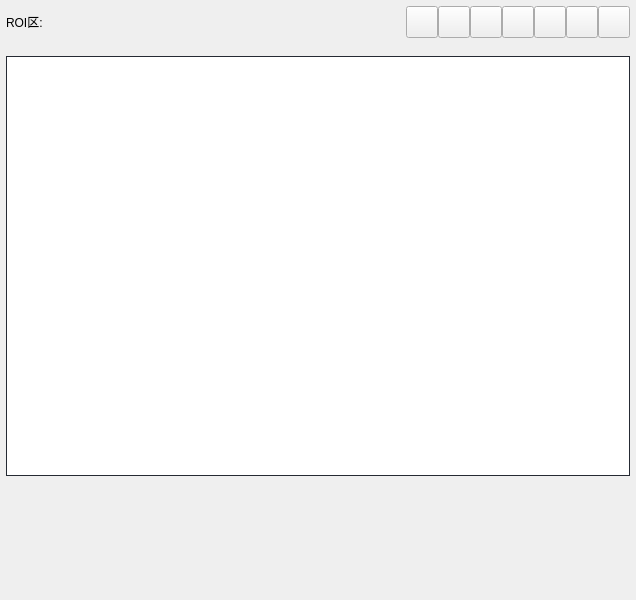
<?xml version="1.0" encoding="UTF-8"?>
<ui version="4.0">
 <class>JDCESegmentManager</class>
 <widget class="qMRMLWidget" name="JDCESegmentManager">
  <property name="geometry">
   <rect>
    <x>0</x>
    <y>0</y>
    <width>636</width>
    <height>600</height>
   </rect>
  </property>
  <property name="styleSheet">
   <string notr="true"/>
  </property>
  <layout class="QVBoxLayout" name="verticalLayout_2">
   <property name="leftMargin">
    <number>6</number>
   </property>
   <property name="topMargin">
    <number>6</number>
   </property>
   <property name="rightMargin">
    <number>6</number>
   </property>
   <property name="bottomMargin">
    <number>6</number>
   </property>
   <item>
    <widget class="QWidget" name="widget" native="true">
     <property name="styleSheet">
      <string notr="true"/>
     </property>
     <layout class="QVBoxLayout" name="verticalLayout">
      <property name="spacing">
       <number>18</number>
      </property>
      <property name="leftMargin">
       <number>0</number>
      </property>
      <property name="topMargin">
       <number>0</number>
      </property>
      <property name="rightMargin">
       <number>0</number>
      </property>
      <property name="bottomMargin">
       <number>0</number>
      </property>
      <item>
       <layout class="QHBoxLayout" name="horizontalLayout">
        <property name="spacing">
         <number>0</number>
        </property>
        <item>
         <widget class="QLabel" name="label_19">
          <property name="font">
           <font>
            <pointsize>9</pointsize>
           </font>
          </property>
          <property name="text">
           <string>ROI区:</string>
          </property>
         </widget>
        </item>
        <item>
         <widget class="QPushButton" name="btnImport">
          <property name="minimumSize">
           <size>
            <width>32</width>
            <height>32</height>
           </size>
          </property>
          <property name="maximumSize">
           <size>
            <width>32</width>
            <height>32</height>
           </size>
          </property>
          <property name="text">
           <string/>
          </property>
         </widget>
        </item>
        <item>
         <widget class="QPushButton" name="btnAddROI">
          <property name="minimumSize">
           <size>
            <width>32</width>
            <height>32</height>
           </size>
          </property>
          <property name="maximumSize">
           <size>
            <width>32</width>
            <height>32</height>
           </size>
          </property>
          <property name="text">
           <string/>
          </property>
         </widget>
        </item>
        <item>
         <widget class="QPushButton" name="btnUndo">
          <property name="minimumSize">
           <size>
            <width>32</width>
            <height>32</height>
           </size>
          </property>
          <property name="maximumSize">
           <size>
            <width>32</width>
            <height>32</height>
           </size>
          </property>
          <property name="text">
           <string/>
          </property>
          <property name="shortcut">
           <string>Ctrl+Z</string>
          </property>
         </widget>
        </item>
        <item>
         <widget class="QPushButton" name="btnRedo">
          <property name="minimumSize">
           <size>
            <width>32</width>
            <height>32</height>
           </size>
          </property>
          <property name="maximumSize">
           <size>
            <width>32</width>
            <height>32</height>
           </size>
          </property>
          <property name="text">
           <string/>
          </property>
          <property name="shortcut">
           <string>Ctrl+Y</string>
          </property>
         </widget>
        </item>
        <item>
         <widget class="QPushButton" name="btnFresh">
          <property name="minimumSize">
           <size>
            <width>32</width>
            <height>32</height>
           </size>
          </property>
          <property name="maximumSize">
           <size>
            <width>32</width>
            <height>32</height>
           </size>
          </property>
          <property name="text">
           <string/>
          </property>
         </widget>
        </item>
        <item>
         <widget class="QPushButton" name="btnClose2D">
          <property name="minimumSize">
           <size>
            <width>32</width>
            <height>32</height>
           </size>
          </property>
          <property name="maximumSize">
           <size>
            <width>32</width>
            <height>32</height>
           </size>
          </property>
          <property name="text">
           <string/>
          </property>
         </widget>
        </item>
        <item>
         <widget class="QPushButton" name="btnClose3D">
          <property name="minimumSize">
           <size>
            <width>32</width>
            <height>32</height>
           </size>
          </property>
          <property name="maximumSize">
           <size>
            <width>32</width>
            <height>32</height>
           </size>
          </property>
          <property name="text">
           <string/>
          </property>
         </widget>
        </item>
       </layout>
      </item>
      <item>
       <widget class="QListWidget" name="roiListWidget">
        <property name="styleSheet">
         <string notr="true">border: 1px solid #252A33 ;</string>
        </property>
        <property name="horizontalScrollBarPolicy">
         <enum>Qt::ScrollBarAlwaysOff</enum>
        </property>
        <property name="verticalScrollMode">
         <enum>QAbstractItemView::ScrollPerPixel</enum>
        </property>
        <property name="horizontalScrollMode">
         <enum>QAbstractItemView::ScrollPerPixel</enum>
        </property>
       </widget>
      </item>
      <item>
       <widget class="QWidget" name="roi_parent_2" native="true">
        <property name="minimumSize">
         <size>
          <width>0</width>
          <height>100</height>
         </size>
        </property>
        <property name="styleSheet">
         <string notr="true"/>
        </property>
       </widget>
      </item>
     </layout>
    </widget>
   </item>
  </layout>
 </widget>
 <customwidgets>
  <customwidget>
   <class>qMRMLWidget</class>
   <extends>QWidget</extends>
   <header>qMRMLWidget.h</header>
   <container>1</container>
  </customwidget>
 </customwidgets>
 <resources/>
 <connections/>
</ui>
